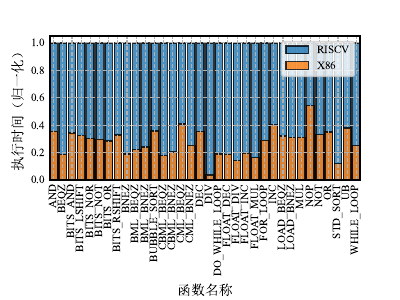

Generate this figure with Python:
import matplotlib.pyplot as plt
import numpy as np


def read_data(file_path):
    with open(file_path, 'r') as file:
        lines = file.readlines()

    data = {}
    for line in lines:
        if line.startswith('BM_'):
            parts = line.split()
            name = parts[0][3:]  # 去掉BM_
            time = float(parts[3])  # 选择第二列的时间
            data[name] = time

    return data


def compare_and_plot(file1_path, file2_path):
    plt.rcParams['font.sans-serif'] = ['SimHei']

    data1 = read_data(file1_path)
    data2 = read_data(file2_path)

    names = list(set(data1.keys()) | set(data2.keys()))
    names.sort()

    times1 = [data1.get(name, 0) for name in names]
    times2 = [data2.get(name, 0) for name in names]

    width = 0.9
    ind = np.arange(len(names))

    plt.figure(figsize=(4, 3))

    plt.bar(ind - width / 4, times1, width / 2, label='X86', edgecolor='black')
    plt.bar(ind + width / 4, times2, width / 2, label='RISCV', edgecolor='black')

    names = ['AND', 'BEQZ', 'BITS_AND', 'BITS_LSHIFT', 'BITS_NOR', 'BITS_NOT', 'BITS_OR', 'BITS_RSHIFT', 'BNEZ',
             'BML_BEQZ', 'BML_BNEZ', 'BUBBLE_SORT', 'CBML_BEQZ', 'CBML_BNEZ', 'CML_BEQZ', 'CML_BNEZ', 'DEC', 'DIV',
             'DO_WHILE_LOOP', 'FLOAT_DEC', 'FLOAT_DIV', 'FLOAT_INC', 'FLOAT_MUL', 'FOR_LOOP', 'INC', 'LOAD_BEQZ',
             'LOAD_BNEZ', 'MUL', 'NOP', 'NOT', 'OR', 'STD_SORT', 'UB', 'WHILE_LOOP']

    plt.xticks(ind, names, rotation=90)
    plt.tick_params(axis='both', which='major', labelsize=8, length=0)
    plt.margins(x=0)

    plt.legend(fontsize=8)
    plt.xlabel('函数名')
    plt.ylabel('时间 (纳秒)', labelpad=5)
    # plt.title('CPU test')
    plt.grid(True, linestyle='--')
    plt.subplots_adjust(bottom=0.3)
    plt.savefig("microbench_compare.pdf")

    plt.show()


def normalization(file1_path, file2_path):
    plt.rcParams['font.sans-serif'] = ['SimSun']

    data1 = read_data(file1_path)
    data2 = read_data(file2_path)

    names = list(set(data1.keys()) | set(data2.keys()))
    names.sort()

    # times1 = [data1.get(name, 0) for name in names]
    times1 = np.ones(len(names))
    times2 = [data2.get(name, 0) / data1.get(name, 0) for name in names]

    bar_width = 0.8
    opacity = 0.8
    ind = np.arange(len(names))

    plt.figure(figsize=(4, 3))

    plt.bar(ind, times1, bar_width, alpha=opacity, label='RISCV', edgecolor='black')
    plt.bar(ind, times2, bar_width, alpha=opacity, label='X86',
            edgecolor='black')
    names = ['AND', 'BEQZ', 'BITS_AND', 'BITS_LSHIFT', 'BITS_NOR', 'BITS_NOT', 'BITS_OR', 'BITS_RSHIFT', 'BNEZ',
             'BML_BEQZ', 'BML_BNEZ', 'BUBBLE_SORT', 'CBML_BEQZ', 'CBML_BNEZ', 'CML_BEQZ', 'CML_BNEZ', 'DEC', 'DIV',
             'DO_WHILE_LOOP', 'FLOAT_DEC', 'FLOAT_DIV', 'FLOAT_INC', 'FLOAT_MUL', 'FOR_LOOP', 'INC', 'LOAD_BEQZ',
             'LOAD_BNEZ', 'MUL', 'NOP', 'NOT', 'OR', 'STD_SORT', 'UB', 'WHILE_LOOP']
    plt.xticks(ind, names, rotation=90, fontproperties='Times New Roman')
    plt.tick_params(axis='both', which='major', labelsize=8, length=0)
    plt.margins(x=0)
    plt.legend(fontsize=8, loc='upper right')
    plt.xlabel('函数名称', labelpad=5)
    plt.ylabel('归一化结果', labelpad=5)
    plt.grid(True, linestyle='--')

    plt.subplots_adjust(bottom=0.4)
    plt.savefig("microbench_compare.pdf")

    plt.show()


if __name__ == "__main__":
    normalization('D:\Workdir\pycharm\sn\\rfaas\strace\microbench_riscv.txt',
                  'D:\Workdir\pycharm\sn\\rfaas\strace\microbench_x86.txt')
    # compare_and_plot('D:\\Workdir\\pycharm\\sn\\strace\\microbench_riscv.txt',
    #                  'D:\\Workdir\\pycharm\\sn\\strace\\microbench_x86.txt')
